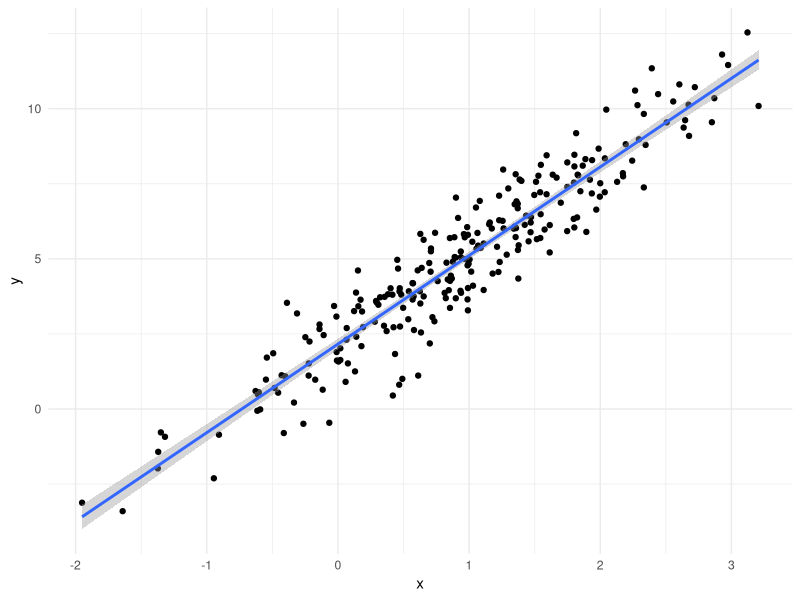
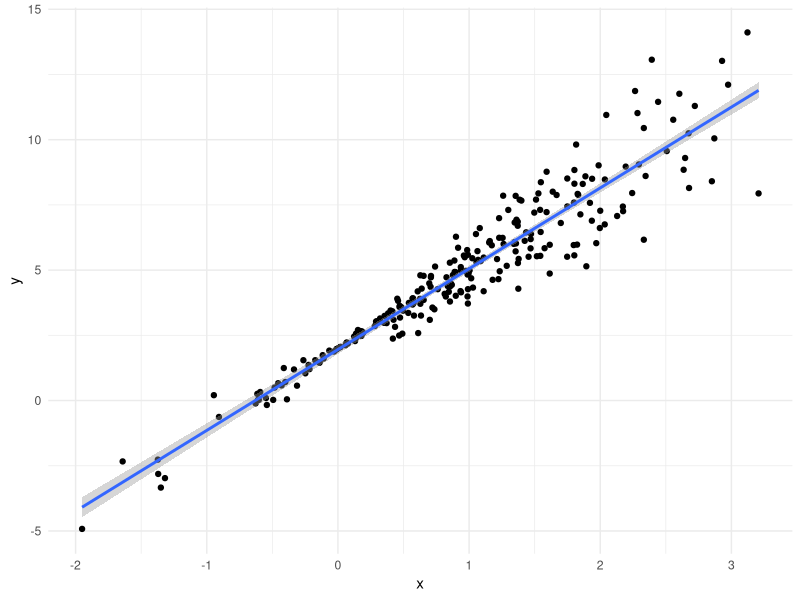
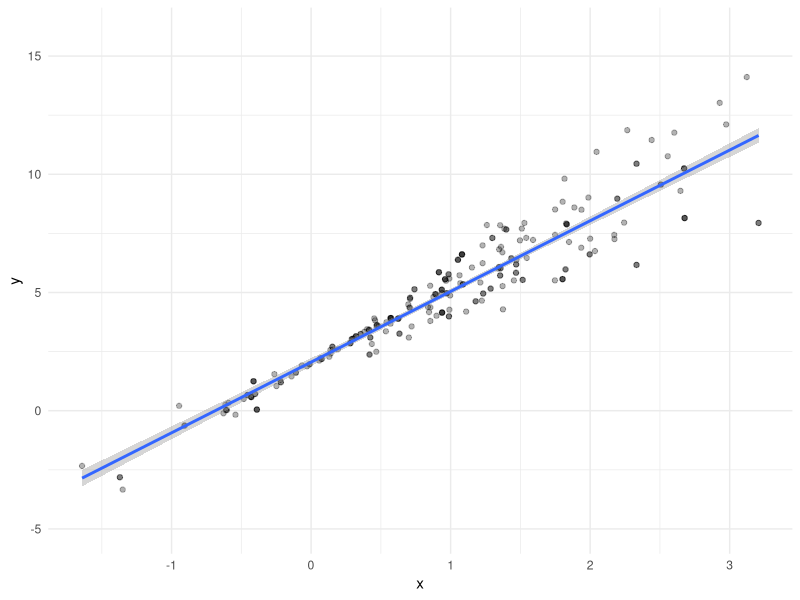

Write R code to recreate these figures, in order.
## ---- chunk 1
library(tidyverse)
library(modelr)

knitr::opts_chunk$set(
  fig.width = 6,
  fig.asp = .6,
  out.width = "90%"
)
theme_set(theme_minimal() +  theme(legend.position = "bottom"))

options(
  ggplots2.continuous.color = "viridis",
  ggplots2.continuous.fill = "viridus"
)

scale_colour_discrete = scale_colour_viridis_d
scale_fill_discrete = scale_fill_viridis_d
## ---- chunk 2
n_samp = 250

sim_df_const = 
  tibble(
    x = rnorm(n_samp, 1, 1),
    error = rnorm(n_samp, 0, 1),
    y = 2 + 3 * x + error
  )

sim_df_nonconst = sim_df_const %>% 
  mutate(
  error = error * .75 * x,
  y = 2 + 3 * x + error
)
## ---- chunk 3
sim_df_const %>% 
  ggplot(aes(x = x, y= y)) +
  geom_point() +
  geom_smooth(method = "lm")

sim_df_nonconst %>% 
  ggplot(aes(x = x, y= y)) +
  geom_point() +
  geom_smooth(method = "lm")
## ---- chunk 4
lm(y ~ x, data = sim_df_const) %>% broom::tidy()
lm(y ~ x, data = sim_df_nonconst) %>% broom::tidy()
## ---- chunk 5
boot_sample = function(df){
  sample_frac(df, replace = TRUE) %>% #draw a sample of a particular proportion of dataset
    arrange(x)
}
## ---- chunk 6
boot_sample(sim_df_nonconst) %>%  #把 sim_df_nonconst 代入function中的df
    ggplot(aes(x = x, y= y)) +
  geom_point(alpha = 0.3) +
  geom_smooth(method = "lm") +
  ylim(-5, 16)
## ---- chunk 7
boot_sample(sim_df_nonconst) %>% 
  lm(y ~ x, data = .) %>% 
  broom::tidy()
